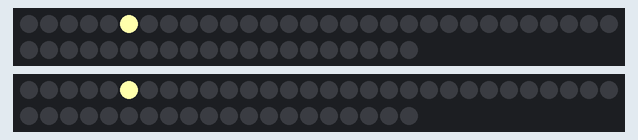
Simulated run of this sketch. Board: Arduino Uno, built with avr-gcc and run on an emulated ATmega328P. Parts: 2 × 50 RGB LEDs in strip order, left to right, continuing on the next row. Random numbers use the default seed unless the sketch sets one.

Above: at 2.16 s.
At 6.5 s:
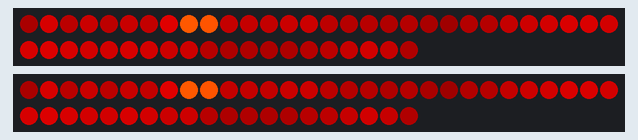
At 11.45 s:
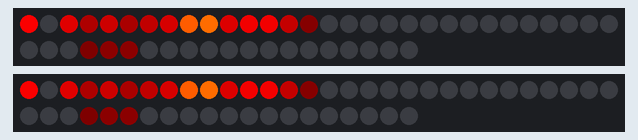
At 20.73 s:
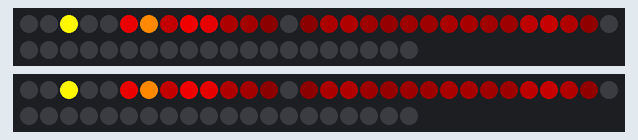
At 30.63 s:
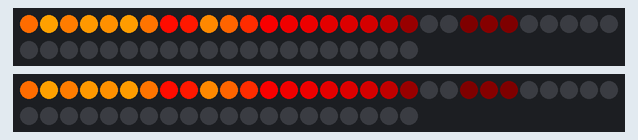
At 39.6 s:
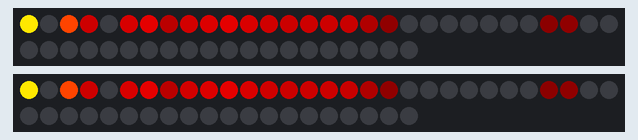

The sketch:

LED_Function.ino
```cpp
#include "FastLED.h"
#define NUM_LEDS  50     // Enter the total number of LEDs on the strip
#include <FastLED.h>
#define DATA_PIN          6
#define COLOR_ORDER       GRB
#define CHIPSET           NEOPIXEL
#define BRIGHTNESS        255
#define GRAVITY           -9.81              // Downward (negative) acceleration of gravity in m/s^2
#define h0                1                  // Starting height, in meters, of the ball (strip length)
#define NUM_BALLS         6                 // Number of bouncing balls you want (recommend < 7, but 20 is fun in its own way)

float h[NUM_BALLS] ;                         // An array of heights
float vImpact0 = sqrt( -2 * GRAVITY * h0 );  // Impact velocity of the ball when it hits the ground if "dropped" from the top of the strip
float vImpact[NUM_BALLS] ;                   // As time goes on the impact velocity will change, so make an array to store those values
float tCycle[NUM_BALLS] ;                    // The time since the last time the ball struck the ground
int   pos[NUM_BALLS] ;                       // The integer position of the dot on the strip (LED index)
long  tLast[NUM_BALLS] ;                     // The clock time of the last ground strike
float COR[NUM_BALLS] ;                       // Coefficient of Restitution (bounce damping)
CRGB leds[NUM_LEDS];
bool fireModeS = true;  // Initial mode is Fire
void setup() {
  FastLED.addLeds<WS2812B, DATA_PIN, GRB>(leds, NUM_LEDS).setCorrection(TypicalLEDStrip);
  FastLED.setMaxPowerInVoltsAndMilliamps(5, 1500);    // Set power limit of LED strip to 5V, 1500mA
  FastLED.clear();// Initialize all LEDs to "OFF"

  delay(2000);                               // sanity check delay - allows reprogramming if accidently blowing power w/leds
  FastLED.addLeds<CHIPSET, DATA_PIN>(leds, NUM_LEDS);
  LEDS.setBrightness(BRIGHTNESS);
  Serial.begin(115200);
  for (int i = 0 ; i < NUM_BALLS ; i++) {    // Initialize variables
    tLast[i] = millis();
    h[i] = h0;
    pos[i] = 0;                              // Balls start on the ground
    vImpact[i] = vImpact0;                   // And "pop" up at vImpact0
    tCycle[i] = 0;
    COR[i] = 0.90 - float(i) / pow(NUM_BALLS, 2);
  }
}


void loop() {
  if (fireModeS) {
    Fire(50, 100, 10);
  } else {
    NewLED();
  }

  // Toggle mode in each iteration
  fireModeS = !fireModeS;

  // You can add some delay if needed
  delay(1);  // Adjust the delay as necessary
}

void setPixelHeatColor(int Pixel, byte temperature) {
  // Rescale heat from 0-255 to 0-191
  byte t192 = round((temperature / 255.0) * 191);

  // Calculate ramp up from
  byte heatramp = t192 & 0x3F; // 0...63
  heatramp <<= 2; // scale up to 0...252

  // Figure out which third of the spectrum we're in:
  if(t192 > 0x80) {                    // hottest
    leds[Pixel].setRGB(255, 255, heatramp);
  }
  else if(t192 > 0x40) {               // middle
    leds[Pixel].setRGB(255, heatramp, 0);
  }
  else {                               // coolest
    leds[Pixel].setRGB(heatramp, 0, 0);
  }
}
void Fire(int FlameHeight, int Sparks, int DelayDuration)

{
  static byte heat[NUM_LEDS];
  int cooldown;

  // Cool down each cell a little
  for (int i = 0; i < NUM_LEDS; i++) {
    cooldown = random(0, ((FlameHeight * 10) / NUM_LEDS) + 2);

    if (cooldown > heat[i]) {
      heat[i] = 0;
    }
    else {
      heat[i] = heat[i] - cooldown;
    }
  }

  // Heat from each cell drifts up and diffuses slightly
  for (int k = (NUM_LEDS - 1); k >= 2; k--) {
    heat[k] = (heat[k - 1] + heat[k - 2] + heat[k - 2]) / 3;
  }

  // Randomly ignite new Sparks near bottom of the flame
  if (random(255) < Sparks) {
    int y = random(7);
    heat[y] = heat[y] + random(160, 255);
  }

  // Convert heat to LED colors
  for (int j = 0; j < NUM_LEDS; j++) {
    setPixelHeatColor(j, heat[j]);
  }

  FastLED.show();
  delay(DelayDuration);
}
void NewLED()
{
for (int i = 0 ; i < NUM_BALLS ; i++) {
  tCycle[i] =  millis() - tLast[i] ;     // Calculate the time since the last time the ball was on the ground

  // A little kinematics equation calculates positon as a function of time, acceleration (gravity) and intial velocity
  h[i] = 0.5 * GRAVITY * pow( tCycle[i] / 1000 , 2.0 ) + vImpact[i] * tCycle[i] / 1000;

  if ( h[i] < 0 ) {
    h[i] = 0;                            // If the ball crossed the threshold of the "ground," put it back on the ground
    vImpact[i] = COR[i] * vImpact[i] ;   // and recalculate its new upward velocity as it's old velocity * COR
    tLast[i] = millis();

    if ( vImpact[i] < 0.01 ) vImpact[i] = vImpact0;  // If the ball is barely moving, "pop" it back up at vImpact0
  }
  pos[i] = round( h[i] * (NUM_LEDS - 1) / h0);       // Map "h" to a "pos" integer index position on the LED strip
}

//Choose color of LEDs, then the "pos" LED on
for (int i = 0 ; i < NUM_BALLS ; i++) leds[pos[i]] = CHSV( uint8_t (i * 40) , 255, 255);
FastLED.show();
//Then off for the next loop around
for (int i = 0 ; i < NUM_BALLS ; i++) {
  leds[pos[i]] = CRGB::Black;
}
}
```
